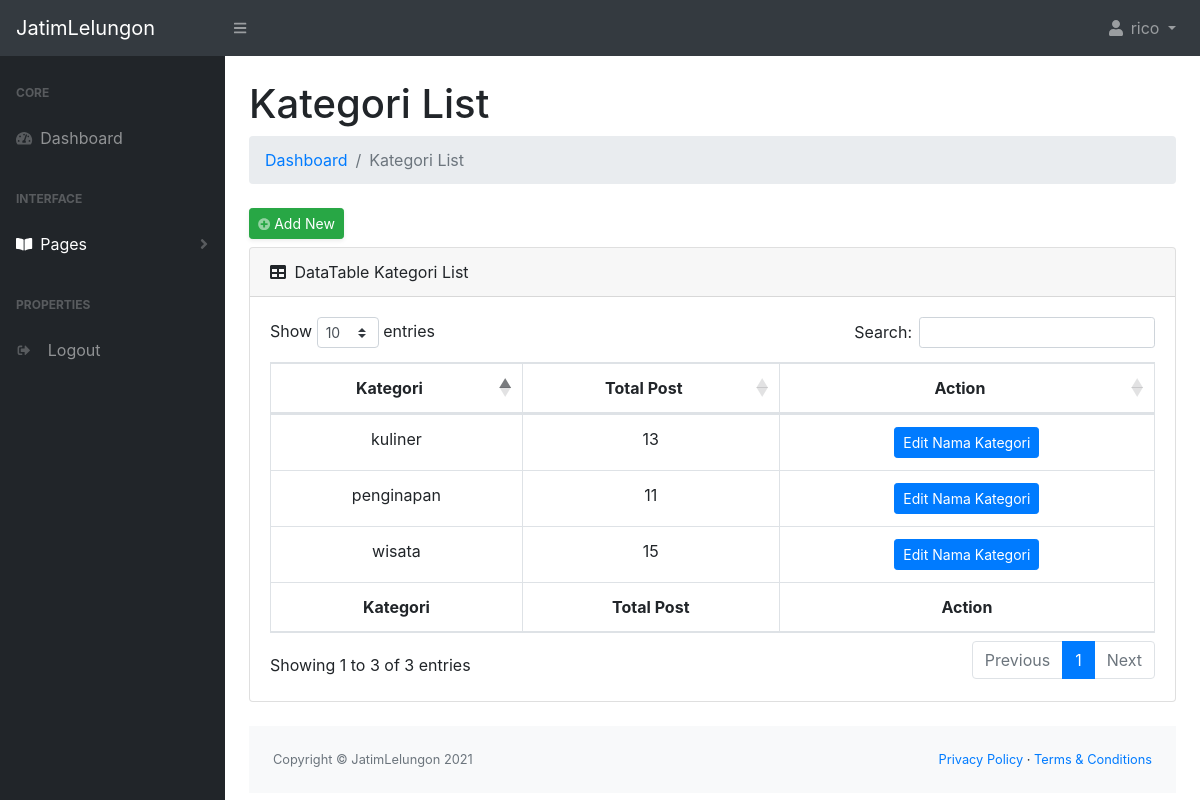
Screenshot of /public/admin/kategori (signed in) with the database file from the repository.
### tables this page shows
CREATE TABLE `kategori` (
  `id_kategori` int(11) NOT NULL,
  `nama_kategori` varchar(100) NOT NULL
);

### app/core/Controller.php (called while the page is built, shortened)
<?php
class Controller{
 	public function view($path, $data = [])
    {
         require_once '../app/views/' . $path . '.php';
    }
}

### app/controllers/Admin.php (called while the page is built, shortened)
<?php
class Admin extends Controller {
    public function kategori()
    {
        $data['title'] = 'Kategori List | Admin';
        $data['active'] = 'pages';
        $data['kategori'] =  $this->admin('Admin_model')->getAllKategori();
        $this->view('admin/kategori', $data);
    }
}

### app/core/App.php (called while the page is built, shortened)
<?php
class App {
	protected $method = 'index';
	protected $params = [];
    public function __construct()
    {
    	$url = $this->parseURL();
		if(file_exists('../app/controllers/' . $url[0] . '.php')){
			unset($url[0]);
		}
		$this->controller = new $this->controller;
		if(isset($url[1]) ) {
    		if(method_exists($this->controller, $url[1]) ) {
    			$this->method = $url[1];
    		}
    	}
    	call_user_func_array([$this->controller, $this->method], $this->params);
    }
    public function parseURL()
    {
    	if( isset($_GET['url']) ) {
    		$url = $_GET['url'];
    		$url = filter_var($url, FILTER_SANITIZE_URL);
    		$url = explode('/', $url);
    		return $url;
    	}elseif($_GET == NULL) {
			$url = ['Home'];
			return $url;
		}
    }
}

### public/index.php (called while the page is built, shortened)
<?php
$app = new App;

### app/core/Database.php (called while the page is built, shortened)
<?php
class Database {
    private $host = Config::DB_HOST;
    private $user = Config::DB_USER;
    private $pass = Config::DB_PASS;
    private $db_name = Config::DB_NAME;
    private $dbh;
    private $stmt;
    public function __construct()
    {
        $dsn = 'mysql:host=' . $this->host . ';dbname=' . $this->db_name;
        $option = [
            PDO::ATTR_PERSISTENT => true,
            PDO::ATTR_ERRMODE => PDO::ERRMODE_EXCEPTION
        ];
        try{
            $this->dbh = new PDO($dsn, $this->user, $this->pass, $option);
            $this->dbh->beginTransaction();
        } catch(PDOException $e) {
            $this->dbh->rollBack();
            die($e->getMessage());
        }
    }
    public function query($query)
    {
        $this->stmt = $this->dbh->prepare($query);
    }
    public function execute()
    {
        $this->stmt->execute();
    }
    public function resultSet()
    {
        $this->execute();
        return $this->stmt->fetchAll(PDO::FETCH_ASSOC);
    }
}

### app/models/admin/Admin_model.php (called while the page is built, shortened)
<?php
class Admin_model {
    private $kategori = 'kategori';
    private $db;
    public function __construct()
    {
        $this->db = new Database;
    }
    public function getAllKategori()
    {
        $queryTable = "SELECT * FROM $this->kategori ORDER BY id_kategori ASC";
        $this->db->query($queryTable);
        $table = $this->db->resultSet();
        $query = "SELECT kategori.id_kategori, nama_kategori, COUNT(publish.id_kategori) AS 'Total' FROM kategori, publish WHERE kategori.id_kategori = publish.id_kategori GROUP BY nama_kategori ORDER BY kategori.id_kategori ASC";
        $this->db->query($query);
        $total = $this->db->resultSet();
        $result = [
            'table' => $table,
            'total' => $total,
        ];
        return $result;
    }
}

### app/views/admin/kategori.php (the view, shortened to what this page needs)
<div id="layoutSidenav_content">
<main>
    <div class="container-fluid">
        <h1 class="mt-4">Kategori List</h1>
        <ol class="breadcrumb mb-4">
            <li class="breadcrumb-item"><a href="<?= Config::BASEURL; ?>admin/index">Dashboard</a></li>
            <li class="breadcrumb-item active" aria-current="page">Kategori List</li>
        </ol>
<a href="#" class="d-sm-inline-block btn btn-sm btn-success shadow-sm mb-2" data-toggle="modal" data-target="#newKat">
    <i class="fas fa-plus-circle fa-sm text-white-50"></i> Add New</a>
<div class="card mb-4">
    <div class="card-header">
        <i class="fas fa-table mr-1"></i>
        DataTable Kategori List
    </div>
    <div class="card-body">
        <div class="table-responsive">
            <table class="table table-bordered" id="dataTable" width="100%" cellspacing="0">
                <thead>
                    <tr>
                        <th class="text-center">Kategori</th>
                        <th class="text-center">Total Post</th>
                        <th class="text-center">Action</th>
                    </tr>
                </thead>
                <tfoot>
                    <tr>
                        <th class="text-center">Kategori</th>
                        <th class="text-center">Total Post</th>
                        <th class="text-center">Action</th>
                    </tr>
                </tfoot>
                <tbody>
                <?php $totals = []; ?>
                    <?php foreach($data['kategori']['total'] as $total) : ?>
                        <?php array_push($totals, $total['Total']); ?>
                    <?php endforeach; ?>
                    <?php
                    $kategori = $data['kategori']['table'];
                    $count = 0;
                    ?>
                    <?php foreach($kategori as $kat) : ?>
                    <tr>
                        <td class="text-center"><?= $kat['nama_kategori']; ?></td>
                        <td class="text-center"><?= (isset($totals[$count]) ? $totals[$count] : '0'); ?></td>
                        <td class="d-flex align-items-center justify-content-center"><button type="button" class="btn btn-primary btn-sm editKat" href="<?= Config::BASEURL; ?>" data-toggle="modal" data-target="#editKat" data-id="<?= $kat['id_kategori']; ?>">Edit Nama Kategori</button></td>
                    </tr>
                    <?php ++$count; ?>
                    <?php endforeach; ?>
                </tbody>
            </table>
        </div>
    </div>
</div>

### rows the page displays
kategori: nama_kategori "wisata", count "15"
kategori: nama_kategori "kuliner", count "13"
kategori: nama_kategori "penginapan", count "11"

### other values shown
$name "rico"
